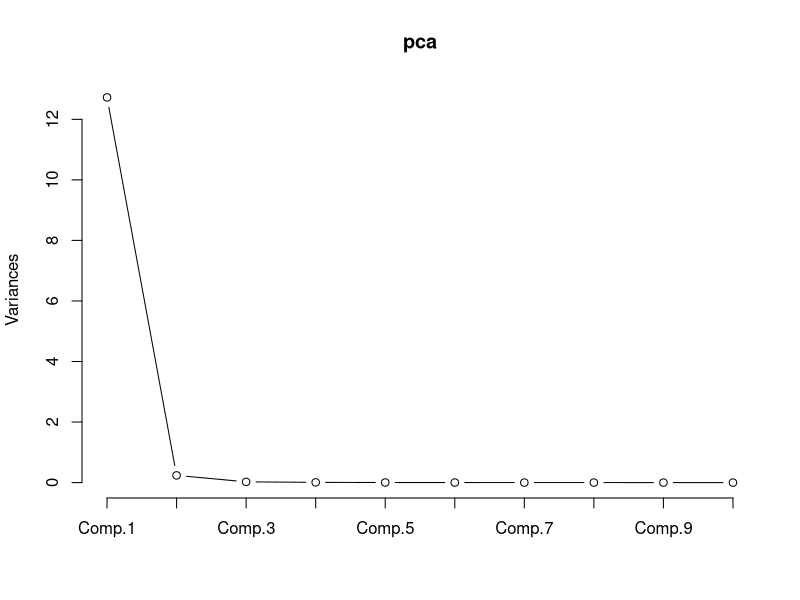
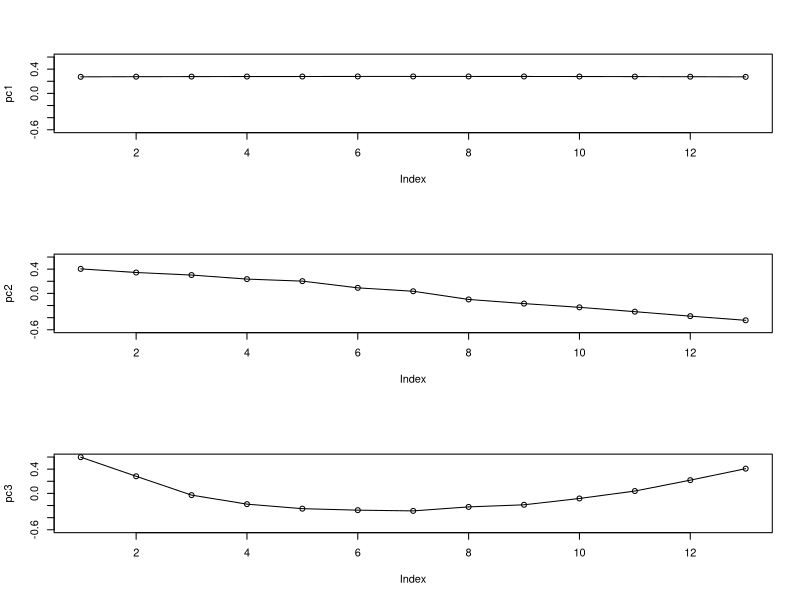
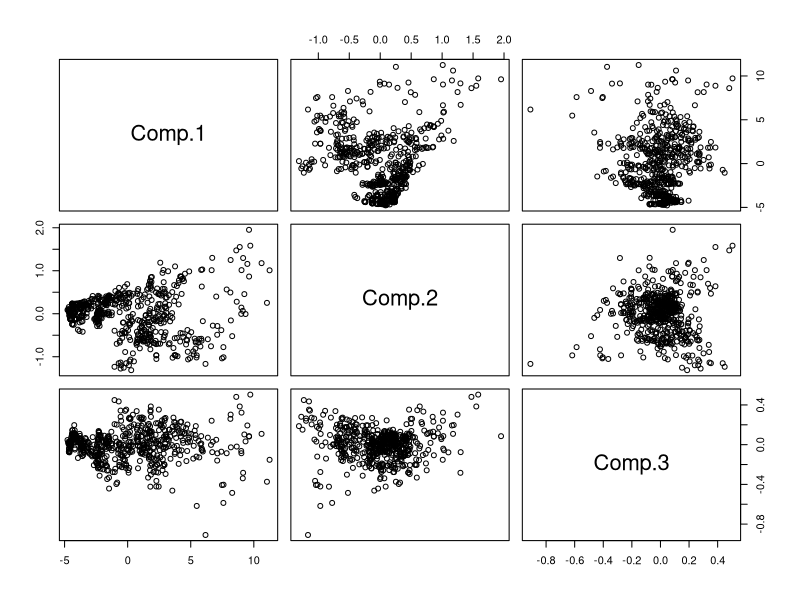
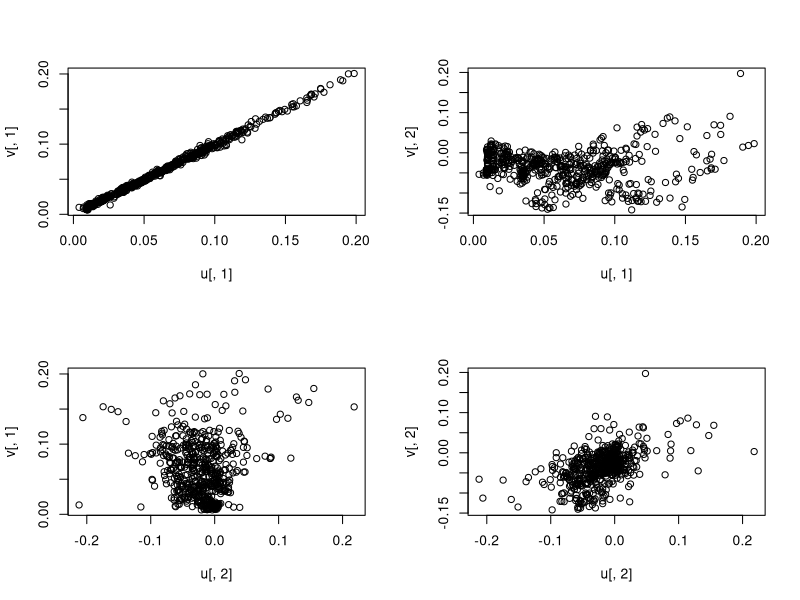

Source code (R) for these figures, in order:
# PCA

d<-read.csv("us-rate.csv")
label<-c("1m","3m","6m","9m","12m","18","2y","3y","4y","5y","7y","10y","15y")
names(d)<-label
options(digits=2)
cor(d)
readline("Hit <Return> to continue:")

# library(mva)
pca<-princomp(d,cor=T)
pca$loadings[,1:6]
readline("Hit <Return> to continue:")

pc1<-pca$loadings[,1]
pc2<-pca$loadings[,2]
pc3<-pca$loadings[,3]
pc1 %*% pc1
pc2 %*% pc2
pc1 %*% pc2

s<-pca$sdev
s

round(s^2,4)

t<-sum(s^2)
round(s^2/t,4)

cumsum(s^2/t)
readline("Hit <Return> to continue:")

screeplot(pca,type="lines")
readline("Hit <Return> to continue:")

par(mfrow=c(3,1))
plot(pc1,ylim=c(-0.6,0.6),type="o")
plot(pc2,ylim=c(-0.6,0.6),type="o")
plot(pc3,ylim=c(-0.6,0.6),type="o")
readline("Hit <Return> to continue:")

# scatterplot matrix of the scores of PC1, PC2 and PC3
score<-pca$scores[,1:3]
pairs(score)
readline("Hit <Return> to continue:")


# canonical correlation analysis

options(digits=4)
d<-read.table("us-rate.csv",sep=",",header=T)	# read in data
x<-d[,1:4]
y<-d[,8:13]


cxy<-cancor(x,y)		# save CCA result to cxy
x<-as.matrix(x)
y<-as.matrix(y)
cxy$cor
round(cxy$xcoef,3)
round(cxy$ycoef,3)
				# display result

u<-x%*%cxy$xcoef		# canonical variate U
v<-y%*%cxy$ycoef		# canonical variate V
cor(u[,1],v[,1])		# corr. between U1 and V1
cor(u[,2],v[,2])		# corr. between U2 and V2
cor(u[,1],v[,2])		# corr. between U1 and V2
cor(u[,2],v[,1])		# corr. between U2 and V1

par(mfrow=c(2,2))		# set up multiframe graphics
plot(u[,1],v[,1])		# plot V1 vs U1             
plot(u[,1],v[,2])		# plot V2 vs U1             
plot(u[,2],v[,1])		# plot V1 vs U2             
plot(u[,2],v[,2])		# plot V2 vs U2    

a<-cxy$xcoef[,1]		# normalize the xcoef
a/sqrt(sum(a^2))

b<-cxy$ycoef[,1]		# normalize the ycoef
b/sqrt(sum(b^2))


# check results with SAS
a<-c(-0.018647,0.017505,-0.245986,0.529705)	# results from SAS Raw scoring coeff.
a/sqrt(sum(a^2))

b<-c(1.221497,-0.074078,-1.489928,0.7313,-0.236164,0.128244)
b/sqrt(sum(b^2))



